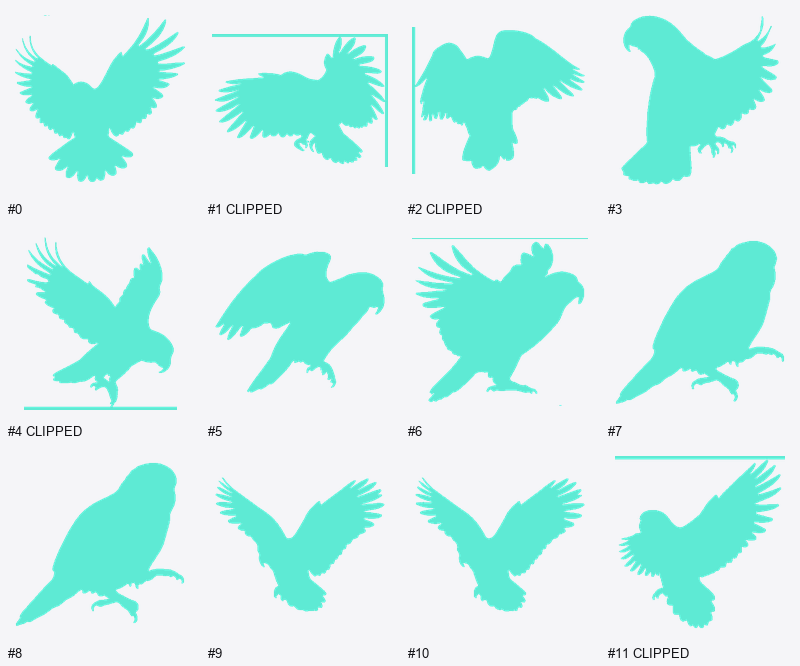
#> input picture brand/bird_candidates.png, 800 x 666 px
$ python make_icon.py ../brand/bird_candidates.png
#> lines starting #> are read from the running program, lines starting #| are printed output that depends on the picture; after the words box and inside, x2 and y2 are one past the last pixel; in counts of white or black regions, pixels touching at a corner belong together
### tools/pick_bird.py
"""
Keeps one bird out of the source sheet.

The downloaded asset is a contact sheet of 12 kea silhouettes, not a single
mark. For a launcher icon we want exactly one bird, fully interior (some are
clipped by the sheet edge), and as square as possible so it fills the canvas.

Run:  python tools/pick_bird.py [source.jpg]
Writes a numbered contact sheet to brand/bird_candidates.png
"""

from __future__ import annotations

import os
import sys

import numpy as np
from PIL import Image, ImageDraw, ImageFont

ROOT = os.path.dirname(os.path.dirname(os.path.abspath(__file__)))
SRC = os.path.join(
    os.environ.get("USERPROFILE", ""), "Downloads",
    "a-set-of-silhouettes-of-kea-parrot-in-flight-vector.jpg",
)


def components(mask: np.ndarray, min_area: int = 2000):
    """4-neighbour connected components.

    Returned **largest-area-first**, which makes the index a stable identifier:
    the `#N` printed by this tool is the same N that `make_icon.py --bird N`
    expects. Discovery order would be scan-order dependent and would silently
    disagree between the two tools.
    """
    h, w = mask.shape
    seen = np.zeros(mask.shape, dtype=bool)
    out = []
    ys, xs = np.nonzero(mask)
    for sy, sx in zip(ys.tolist(), xs.tolist()):
        if seen[sy, sx]:
            continue
        stack = [(sy, sx)]
        seen[sy, sx] = True
        miny = maxy = sy
        minx = maxx = sx
        n = 0
        while stack:
            y, x = stack.pop()
            n += 1
            miny, maxy = min(miny, y), max(maxy, y)
            minx, maxx = min(minx, x), max(maxx, x)
            for dy, dx in ((1, 0), (-1, 0), (0, 1), (0, -1)):
                ny, nx = y + dy, x + dx
                if 0 <= ny < h and 0 <= nx < w and mask[ny, nx] and not seen[ny, nx]:
                    seen[ny, nx] = True
                    stack.append((ny, nx))
        if n >= min_area:
            out.append(dict(area=n, box=(minx, miny, maxx, maxy)))
    out.sort(key=lambda c: c["area"], reverse=True)
    return out


# [71 lines left out: functions clipped, score, main, not called in this run]


# [2 lines that do not run on import are left out]

### tools/make_icon.py
"""
Generates KEA's launcher icon set from the kea silhouette sheet.

The source is a contact sheet of 12 dark kea silhouettes on white, not a single
mark, so this tool first isolates one silhouette (see pick_bird.py for the
picker), knocks out the white to real transparency, then renders every platform
asset from it. Keeping the generator in the repo means the icon is reproducible
rather than a mystery binary.

Run:  python tools/make_icon.py [--bird N] [source-image]

--bird picks the silhouette by component index from pick_bird.py. Default is the
      auto-scored best: unclipped, large, close to square.

Outputs:
    android/app/src/main/res/mipmap-*/ic_launcher*.png
    android/app/src/main/res/drawable-nodpi/kea_silhouette.png
    ios/Assets.xcassets/AppIcon.appiconset/AppIcon-1024.png
    brand/kea-mark.png, brand/kea-mark-white.png
"""

from __future__ import annotations

import os
import sys

import numpy as np
from PIL import Image, ImageDraw, ImageFilter

sys.path.insert(0, os.path.dirname(os.path.abspath(__file__)))
from pick_bird import components, clipped, score  # noqa: E402

# --------------------------------------------------------------------------
# Palette (mirrors res/values/colors.xml)
# --------------------------------------------------------------------------

BG_DEEP = (11, 20, 18)        # #0B1412
BG_GLOW = (18, 44, 40)        # lifted centre, so the mark sits on a soft pool
ACCENT = (94, 234, 212)       # #5EEAD4
WHITE = (255, 255, 255)

ADAPTIVE_DP = 108             # adaptive icon canvas
SAFE_FRACTION = 0.58          # mark fills this much of the canvas; Android may
                              # crop the outer ~19% on each side
LEGACY_DP = 48

DENSITIES = {"mdpi": 1.0, "hdpi": 1.5, "xhdpi": 2.0, "xxhdpi": 3.0, "xxxhdpi": 4.0}

ROOT = os.path.dirname(os.path.dirname(os.path.abspath(__file__)))
DEFAULT_SRC = os.path.join(
    os.environ.get("USERPROFILE", ""), "Downloads",
    "a-set-of-silhouettes-of-kea-parrot-in-flight-vector.jpg",
)


# --------------------------------------------------------------------------
# Source -> single transparent silhouette
# --------------------------------------------------------------------------


def isolate(src: Image.Image, bird: int | None) -> Image.Image:
    """Return one bird as teal-on-transparent.

    The alpha ramp keeps the anti-aliased edge instead of hard-thresholding it,
    and a median pass removes the JPEG ringing and the contact-sheet's
    hairline rules around some silhouettes.
    """
    grey = src.convert("L")

    if bird is None:
        comps = components(np.asarray(grey) < 128)
        if not comps:
            raise SystemExit("no silhouettes found in the source")
        best = max(range(len(comps)), key=lambda i: score(comps[i], src.size))
        box = comps[best]["box"]
        print(f"auto-selected silhouette: #{best} bbox={box}")
    else:
        comps = components(np.asarray(grey) < 128)
        if not 0 <= bird < len(comps):
            raise SystemExit(f"--bird must be 0..{len(comps) - 1}")
        box = comps[bird]["box"]
        print(f"using silhouette: #{bird} bbox={box}")

    # Widen the crop so neighbouring birds and sheet rules are excluded.
    x0, y0, x1, y1 = box
    pad = 6
    crop = grey.crop((max(0, x0 - pad), max(0, y0 - pad),
                      min(grey.width, x1 + 1 + pad), min(grey.height, y1 + 1 + pad)))

    lo, hi = 96, 232
    lut = []
    for v in range(256):
        t = (v - lo) / (hi - lo)
        lut.append(max(0, min(255, int(round(255 * (1.0 - t))))))
    alpha = crop.point(lut).filter(ImageFilter.MedianFilter(size=3))

    out = Image.new("RGBA", crop.size, WHITE + (0,))
    out.paste(Image.new("RGBA", crop.size, ACCENT + (255,)), mask=alpha)
    return out


# [53 lines left out: functions trim, fit, recolour, background, round_mask, squircle_mask, not called in this run]


# --------------------------------------------------------------------------


def main() -> int:
    args = sys.argv[1:]
    bird: int | None = None
    if "--bird" in args:
        i = args.index("--bird")
        bird = int(args[i + 1])
        del args[i:i + 2]
    src_path = args[0] if args else DEFAULT_SRC
    if not os.path.isfile(src_path):
        print(f"source image not found: {src_path}", file=sys.stderr)
        return 1

    print(f"source: {src_path}")
    mark = trim(isolate(Image.open(src_path), bird))
#> in isolate, `grey = src.convert("L")`:
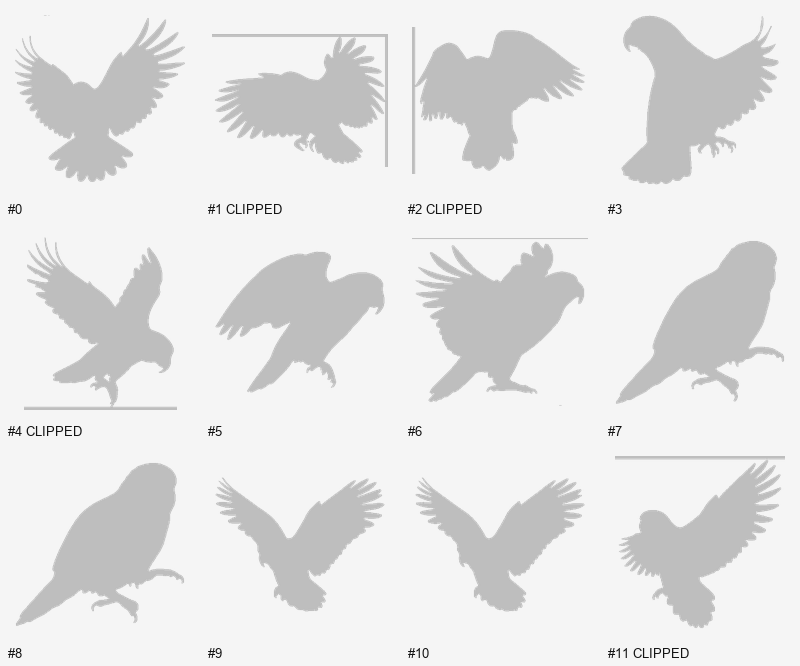
#> grey: PIL image 800x666 L; min 20, max 245, mean 230
#> in components, `ys, xs = np.nonzero(mask)`: ys = 1241 values from 204 to 657; xs = 1241 values, max 688 at index 1021, min 8 at index 160, mean 334.9
#> in components, `ys, xs = np.nonzero(mask)`:
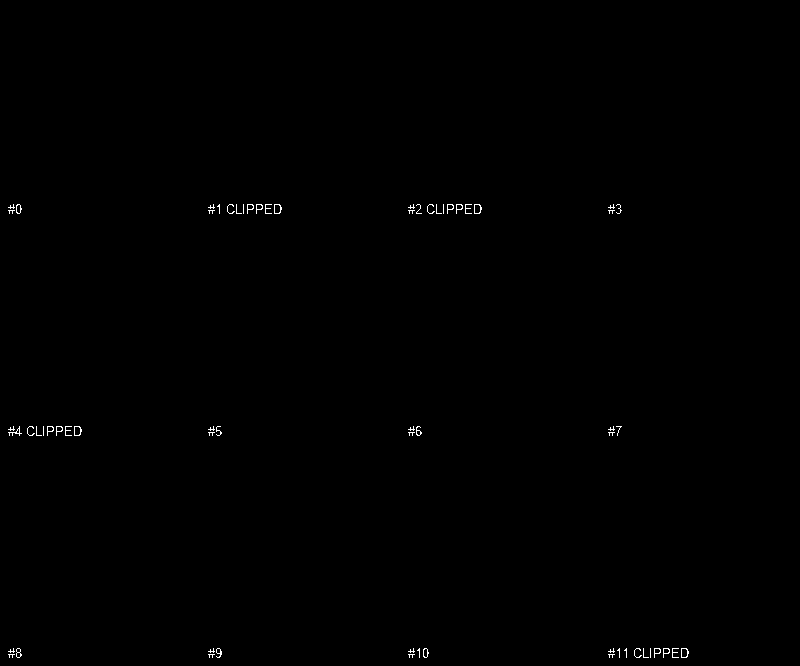
#> mask: shape (666, 800) bool; 0.23% white in thin lines or dots, all inside (x1, y1, x2, y2) = (8, 204, 689, 658)
#> the loop in components, `for sy, sx in zip(ys.tolist(), xs.tolist()):` made 1241 passes
#> sx on passes 3, 4, 8: 18, 19, 230
#> after the loop in components, `for sy, sx in zip(ys.tolist(), xs.tolist()):`: out = []
    print(f"silhouette: {mark.size[0]}x{mark.size[1]}")

    accent = recolour(mark, ACCENT)
    white = recolour(mark, WHITE)
    written = 0

    res = os.path.join(ROOT, "android", "app", "src", "main", "res")
    for name, scale in DENSITIES.items():
        px = int(ADAPTIVE_DP * scale)
        d = os.path.join(res, f"mipmap-{name}")
        os.makedirs(d, exist_ok=True)

        fit(accent, px, SAFE_FRACTION).save(os.path.join(d, "ic_launcher_fg.png"))
        background(px).save(os.path.join(d, "ic_launcher_bg.png"))
        fit(white, px, SAFE_FRACTION).save(os.path.join(d, "ic_launcher_mono.png"))
        written += 3

        leg = int(LEGACY_DP * scale)
        leg_mark = fit(accent, leg, 0.74)
        for fname, mask in (("ic_launcher.png", squircle_mask(leg)),
                            ("ic_launcher_round.png", round_mask(leg))):
            comp = background(leg).convert("RGBA")
            comp.alpha_composite(leg_mark)
            comp.putalpha(Image.composite(
                comp.getchannel("A"), Image.new("L", (leg, leg), 0), mask))
            comp.save(os.path.join(d, fname))
            written += 1

    nodpi = os.path.join(res, "drawable-nodpi")
    os.makedirs(nodpi, exist_ok=True)
    fit(accent, 1024, 0.84).save(os.path.join(nodpi, "kea_silhouette.png"))
    written += 1

    ios_icons = os.path.join(ROOT, "ios", "Assets.xcassets", "AppIcon.appiconset")
    os.makedirs(ios_icons, exist_ok=True)
    ios_mark = fit(accent, 1024, 0.68)
    ios_master = background(1024).convert("RGB")
    ios_master.paste(ios_mark.convert("RGB"), (0, 0), ios_mark.getchannel("A"))
    ios_master.save(os.path.join(ios_icons, "AppIcon-1024.png"))
    written += 1
    with open(os.path.join(ios_icons, "Contents.json"), "w", encoding="utf-8") as fh:
        fh.write(
            '{\n  "images" : [\n    {\n      "filename" : "AppIcon-1024.png",\n'
            '      "idiom" : "universal",\n      "platform" : "ios",\n'
            '      "size" : "1024x1024"\n    }\n  ],\n'
            '  "info" : {\n    "author" : "xcode",\n    "version" : 1\n  }\n}\n'
        )

    brand = os.path.join(ROOT, "brand")
    os.makedirs(brand, exist_ok=True)
    fit(accent, 1024, 0.84).save(os.path.join(brand, "kea-mark.png"))
    fit(white, 1024, 0.84).save(os.path.join(brand, "kea-mark-white.png"))
    written += 2

    print(f"wrote {written} files")
    return 0


if __name__ == "__main__":
#> (the run stopped early here; a loop or call above may not have finished)
